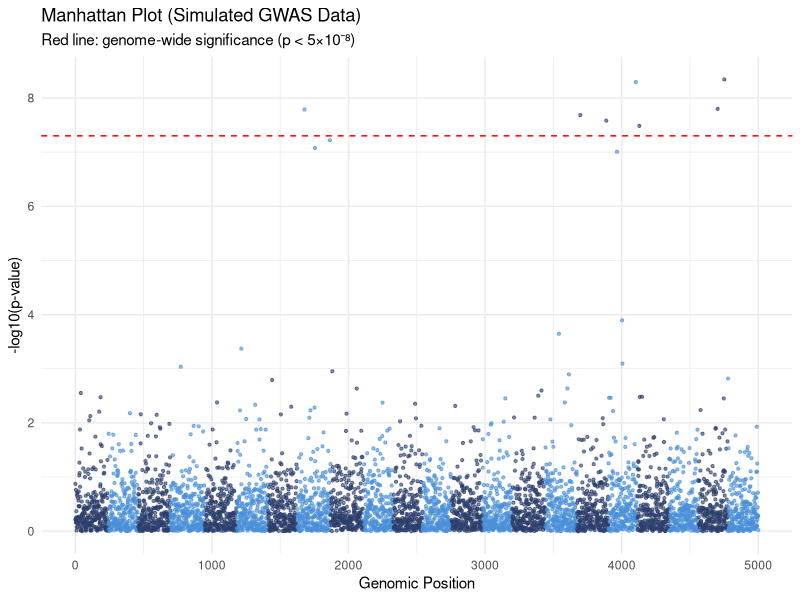
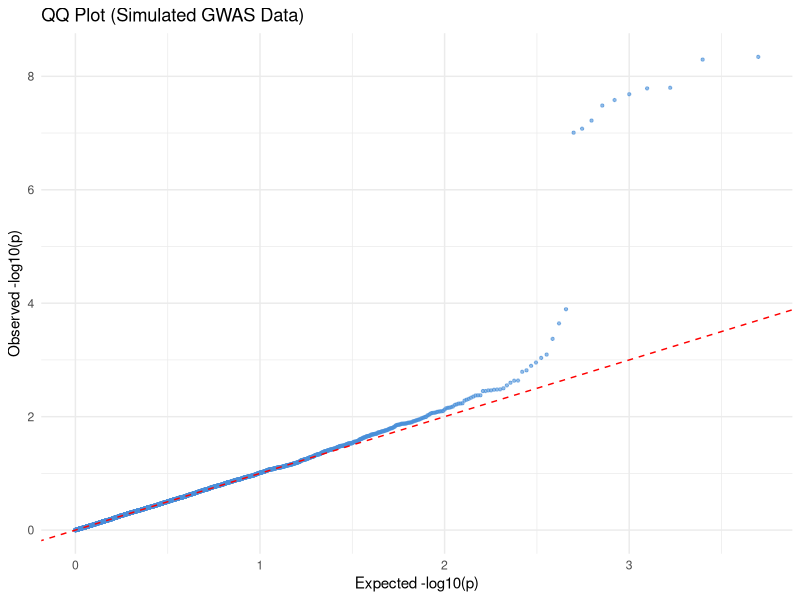

Generate these figures, in order, with R:
library(ggplot2)
library(dplyr)

set.seed(42)
n_snps <- 5000

gwas_data <- data.frame(
  SNP = paste0("rs", sample(1000000:9999999, n_snps)),
  CHR = sample(1:22, n_snps, replace = TRUE),
  BP  = sample(1:250000000, n_snps, replace = TRUE),
  P   = runif(n_snps, min = 1e-10, max = 1)
)

gwas_data$P[sample(1:n_snps, 10)] <- runif(10, 1e-10, 1e-7)

gwas_data <- gwas_data %>%
  arrange(CHR, BP) %>%
  mutate(
    logP    = -log10(P),
    CHR_col = ifelse(CHR %% 2 == 0, "even", "odd")
  )

manhattan_plot <- ggplot(gwas_data, aes(x = seq_along(SNP), y = logP, color = CHR_col)) +
  geom_point(size = 0.8, alpha = 0.6) +
  geom_hline(yintercept = -log10(5e-8), color = "red", linetype = "dashed") +
  scale_color_manual(values = c("even" = "#4A90D9", "odd" = "#2C3E6B")) +
  labs(title = "Manhattan Plot (Simulated GWAS Data)",
       subtitle = "Red line: genome-wide significance (p < 5×10⁻⁸)",
       x = "Genomic Position", y = "-log10(p-value)") +
  theme_minimal() +
  theme(legend.position = "none")

n   <- nrow(gwas_data)
exp <- -log10(seq(1/n, 1, length.out = n))
obs <- sort(gwas_data$logP, decreasing = TRUE)

qq_plot <- ggplot(data.frame(expected = exp, observed = obs),
                  aes(x = expected, y = observed)) +
  geom_point(size = 0.8, color = "#4A90D9", alpha = 0.6) +
  geom_abline(slope = 1, intercept = 0, color = "red", linetype = "dashed") +
  labs(title = "QQ Plot (Simulated GWAS Data)",
       x = "Expected -log10(p)", y = "Observed -log10(p)") +
  theme_minimal()

ggsave("manhattan_plot.png", manhattan_plot, width = 12, height = 4, dpi = 150)
ggsave("qq_plot.png",        qq_plot,        width = 5,  height = 5, dpi = 150)

cat("완료! manhattan_plot.png, qq_plot.png 저장됨\n")
